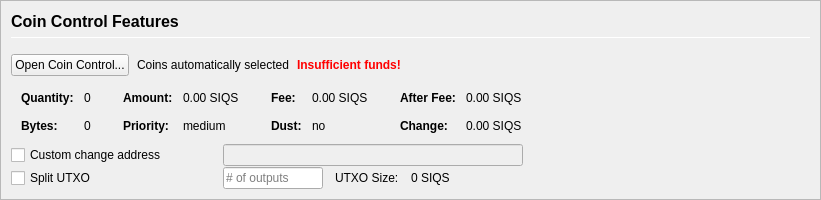
         <widget class="QFrame" name="frameCoinControl">
          <property name="sizePolicy">
           <sizepolicy hsizetype="Expanding" vsizetype="Expanding">
            <horstretch>0</horstretch>
            <verstretch>0</verstretch>
           </sizepolicy>
          </property>
          <property name="maximumSize">
           <size>
            <width>16777215</width>
            <height>16777215</height>
           </size>
          </property>
          <property name="frameShape">
           <enum>QFrame::StyledPanel</enum>
          </property>
          <property name="frameShadow">
           <enum>QFrame::Sunken</enum>
          </property>
          <layout class="QVBoxLayout" name="verticalLayoutCoinControl2">
           <property name="spacing">
            <number>0</number>
           </property>
           <property name="leftMargin">
            <number>0</number>
           </property>
           <property name="topMargin">
            <number>0</number>
           </property>
           <property name="rightMargin">
            <number>0</number>
           </property>
           <property name="bottomMargin">
            <number>0</number>
           </property>
           <item>
            <widget class="QFrame" name="frameCoinControl_BG">
             <layout class="QVBoxLayout" name="verticalLayoutCoinControl" stretch="0,0,0,0,0,0">
              <property name="spacing">
               <number>1</number>
              </property>
              <property name="leftMargin">
               <number>10</number>
              </property>
              <property name="topMargin">
               <number>10</number>
              </property>
              <item>
               <layout class="QHBoxLayout" name="horizontalLayoutCoinControl1">
                <property name="bottomMargin">
                 <number>15</number>
                </property>
                <item>
                 <layout class="QVBoxLayout" name="verticalLayout_3">
                  <property name="spacing">
                   <number>6</number>
                  </property>
                  <item>
                   <widget class="QLabel" name="labelCoinControlFeatures">
                    <property name="sizePolicy">
                     <sizepolicy hsizetype="Preferred" vsizetype="Maximum">
                      <horstretch>0</horstretch>
                      <verstretch>0</verstretch>
                     </sizepolicy>
                    </property>
                    <property name="minimumSize">
                     <size>
                      <width>0</width>
                      <height>20</height>
                     </size>
                    </property>
                    <property name="font">
                     <font>
                      <pointsize>12</pointsize>
                      <weight>75</weight>
                      <bold>true</bold>
                     </font>
                    </property>
                    <property name="styleSheet">
                     <string notr="true">font-weight:bold;</string>
                    </property>
                    <property name="text">
                     <string>Coin Control Features</string>
                    </property>
                   </widget>
                  </item>
                  <item>
                   <widget class="Line" name="line">
                    <property name="minimumSize">
                     <size>
                      <width>0</width>
                      <height>1</height>
                     </size>
                    </property>
                    <property name="maximumSize">
                     <size>
                      <width>16777215</width>
                      <height>1</height>
                     </size>
                    </property>
                    <property name="orientation">
                     <enum>Qt::Horizontal</enum>
                    </property>
                   </widget>
                  </item>
                 </layout>
                </item>
               </layout>
              </item>
              <item>
               <layout class="QHBoxLayout" name="horizontalLayoutCoinControl2" stretch="0,0,0,0">
                <property name="spacing">
                 <number>8</number>
                </property>
                <property name="bottomMargin">
                 <number>10</number>
                </property>
                <item>
                 <widget class="QPushButton" name="pushButtonCoinControl">
                  <property name="styleSheet">
                   <string notr="true"/>
                  </property>
                  <property name="text">
                   <string>Open Coin Control...</string>
                  </property>
                  <property name="autoDefault">
                   <bool>false</bool>
                  </property>
                 </widget>
                </item>
                <item>
                 <widget class="QLabel" name="labelCoinControlAutomaticallySelected">
                  <property name="text">
                   <string>Coins automatically selected</string>
                  </property>
                  <property name="margin">
                   <number>5</number>
                  </property>
                 </widget>
                </item>
                <item>
                 <widget class="QLabel" name="labelCoinControlInsuffFunds">
                  <property name="font">
                   <font>
                    <weight>75</weight>
                    <bold>true</bold>
                   </font>
                  </property>
                  <property name="styleSheet">
                   <string notr="true">color:red;font-weight:bold;</string>
                  </property>
                  <property name="text">
                   <string>Insufficient funds!</string>
                  </property>
                  <property name="margin">
                   <number>5</number>
                  </property>
                 </widget>
                </item>
                <item>
                 <spacer name="horizontalSpacerCoinControl">
                  <property name="orientation">
                   <enum>Qt::Horizontal</enum>
                  </property>
                  <property name="sizeHint" stdset="0">
                   <size>
                    <width>40</width>
                    <height>1</height>
                   </size>
                  </property>
                 </spacer>
                </item>
               </layout>
              </item>
              <item>
               <widget class="QWidget" name="widgetCoinControl" native="true">
                <property name="sizePolicy">
                 <sizepolicy hsizetype="Preferred" vsizetype="Preferred">
                  <horstretch>0</horstretch>
                  <verstretch>0</verstretch>
                 </sizepolicy>
                </property>
                <property name="minimumSize">
                 <size>
                  <width>0</width>
                  <height>0</height>
                 </size>
                </property>
                <property name="styleSheet">
                 <string notr="true"/>
                </property>
                <layout class="QHBoxLayout" name="horizontalLayoutCoinControl5">
                 <property name="leftMargin">
                  <number>0</number>
                 </property>
                 <property name="topMargin">
                  <number>0</number>
                 </property>
                 <property name="rightMargin">
                  <number>0</number>
                 </property>
                 <property name="bottomMargin">
                  <number>0</number>
                 </property>
                 <item>
                  <layout class="QHBoxLayout" name="horizontalLayoutCoinControl3" stretch="0,0,0,1">
                   <property name="spacing">
                    <number>20</number>
                   </property>
                   <property name="topMargin">
                    <number>0</number>
                   </property>
                   <property name="bottomMargin">
                    <number>10</number>
                   </property>
                   <item>
                    <layout class="QFormLayout" name="formLayoutCoinControl1">
                     <property name="horizontalSpacing">
                      <number>10</number>
                     </property>
                     <property name="verticalSpacing">
                      <number>14</number>
                     </property>
                     <property name="leftMargin">
                      <number>10</number>
                     </property>
                     <property name="topMargin">
                      <number>4</number>
                     </property>
                     <property name="rightMargin">
                      <number>6</number>
                     </property>
                     <item row="0" column="0">
                      <widget class="QLabel" name="labelCoinControlQuantityText">
                       <property name="font">
                        <font>
                         <weight>75</weight>
                         <bold>true</bold>
                        </font>
                       </property>
                       <property name="text">
                        <string>Quantity:</string>
                       </property>
                       <property name="margin">
                        <number>0</number>
                       </property>
                      </widget>
                     </item>
                     <item row="0" column="1">
                      <widget class="QLabel" name="labelCoinControlQuantity">
                       <property name="cursor">
                        <cursorShape>IBeamCursor</cursorShape>
                       </property>
                       <property name="contextMenuPolicy">
                        <enum>Qt::ActionsContextMenu</enum>
                       </property>
                       <property name="text">
                        <string notr="true">0</string>
                       </property>
                       <property name="margin">
                        <number>0</number>
                       </property>
                       <property name="textInteractionFlags">
                        <set>Qt::LinksAccessibleByMouse|Qt::TextSelectableByKeyboard|Qt::TextSelectableByMouse</set>
                       </property>
                      </widget>
                     </item>
                     <item row="1" column="0">
                      <widget class="QLabel" name="labelCoinControlBytesText">
                       <property name="font">
                        <font>
                         <weight>75</weight>
                         <bold>true</bold>
                        </font>
                       </property>
                       <property name="text">
                        <string>Bytes:</string>
                       </property>
                      </widget>
                     </item>
                     <item row="1" column="1">
                      <widget class="QLabel" name="labelCoinControlBytes">
                       <property name="cursor">
                        <cursorShape>IBeamCursor</cursorShape>
                       </property>
                       <property name="contextMenuPolicy">
                        <enum>Qt::ActionsContextMenu</enum>
                       </property>
                       <property name="text">
                        <string notr="true">0</string>
                       </property>
                       <property name="textInteractionFlags">
                        <set>Qt::LinksAccessibleByMouse|Qt::TextSelectableByKeyboard|Qt::TextSelectableByMouse</set>
                       </property>
                      </widget>
                     </item>
                    </layout>
                   </item>
                   <item>
                    <layout class="QFormLayout" name="formLayoutCoinControl2">
                     <property name="horizontalSpacing">
                      <number>10</number>
                     </property>
                     <property name="verticalSpacing">
                      <number>14</number>
                     </property>
                     <property name="leftMargin">
                      <number>6</number>
                     </property>
                     <property name="topMargin">
                      <number>4</number>
                     </property>
                     <property name="rightMargin">
                      <number>6</number>
                     </property>
                     <item row="0" column="0">
                      <widget class="QLabel" name="labelCoinControlAmountText">
                       <property name="font">
                        <font>
                         <weight>75</weight>
                         <bold>true</bold>
                        </font>
                       </property>
                       <property name="text">
                        <string>Amount:</string>
                       </property>
                       <property name="margin">
                        <number>0</number>
                       </property>
                      </widget>
                     </item>
                     <item row="0" column="1">
                      <widget class="QLabel" name="labelCoinControlAmount">
                       <property name="cursor">
                        <cursorShape>IBeamCursor</cursorShape>
                       </property>
                       <property name="contextMenuPolicy">
                        <enum>Qt::ActionsContextMenu</enum>
                       </property>
                       <property name="text">
                        <string notr="true">0.00 SIQS</string>
                       </property>
                       <property name="textInteractionFlags">
                        <set>Qt::LinksAccessibleByMouse|Qt::TextSelectableByKeyboard|Qt::TextSelectableByMouse</set>
                       </property>
                      </widget>
                     </item>
                     <item row="1" column="0">
                      <widget class="QLabel" name="labelCoinControlPriorityText">
                       <property name="font">
                        <font>
                         <weight>75</weight>
                         <bold>true</bold>
                        </font>
                       </property>
                       <property name="text">
                        <string>Priority:</string>
                       </property>
                      </widget>
                     </item>
                     <item row="1" column="1">
                      <widget class="QLabel" name="labelCoinControlPriority">
                       <property name="cursor">
                        <cursorShape>IBeamCursor</cursorShape>
                       </property>
                       <property name="contextMenuPolicy">
                        <enum>Qt::ActionsContextMenu</enum>
                       </property>
                       <property name="text">
                        <string>medium</string>
                       </property>
                       <property name="textInteractionFlags">
                        <set>Qt::LinksAccessibleByMouse|Qt::TextSelectableByKeyboard|Qt::TextSelectableByMouse</set>
                       </property>
                      </widget>
                     </item>
                    </layout>
                   </item>
                   <item>
                    <layout class="QFormLayout" name="formLayoutCoinControl3">
                     <property name="horizontalSpacing">
                      <number>10</number>
                     </property>
                     <property name="verticalSpacing">
                      <number>14</number>
                     </property>
                     <property name="leftMargin">
                      <number>6</number>
                     </property>
                     <property name="topMargin">
                      <number>4</number>
                     </property>
                     <property name="rightMargin">
                      <number>6</number>
                     </property>
                     <item row="0" column="0">
                      <widget class="QLabel" name="labelCoinControlFeeText">
                       <property name="font">
                        <font>
                         <weight>75</weight>
                         <bold>true</bold>
                        </font>
                       </property>
                       <property name="text">
                        <string>Fee:</string>
                       </property>
                       <property name="margin">
                        <number>0</number>
                       </property>
                      </widget>
                     </item>
                     <item row="0" column="1">
                      <widget class="QLabel" name="labelCoinControlFee">
                       <property name="cursor">
                        <cursorShape>IBeamCursor</cursorShape>
                       </property>
                       <property name="contextMenuPolicy">
                        <enum>Qt::ActionsContextMenu</enum>
                       </property>
                       <property name="text">
                        <string notr="true">0.00 SIQS</string>
                       </property>
                       <property name="textInteractionFlags">
                        <set>Qt::LinksAccessibleByMouse|Qt::TextSelectableByKeyboard|Qt::TextSelectableByMouse</set>
                       </property>
                      </widget>
                     </item>
                     <item row="1" column="0">
                      <widget class="QLabel" name="labelCoinControlLowOutputText">
                       <property name="font">
                        <font>
                         <weight>75</weight>
                         <bold>true</bold>
                        </font>
                       </property>
                       <property name="text">
                        <string>Dust:</string>
                       </property>
                      </widget>
                     </item>
                     <item row="1" column="1">
                      <widget class="QLabel" name="labelCoinControlLowOutput">
                       <property name="cursor">
                        <cursorShape>IBeamCursor</cursorShape>
                       </property>
                       <property name="contextMenuPolicy">
                        <enum>Qt::ActionsContextMenu</enum>
                       </property>
                       <property name="text">
                        <string>no</string>
                       </property>
                       <property name="textInteractionFlags">
                        <set>Qt::LinksAccessibleByMouse|Qt::TextSelectableByKeyboard|Qt::TextSelectableByMouse</set>
                       </property>
                      </widget>
                     </item>
                    </layout>
                   </item>
                   <item>
                    <layout class="QFormLayout" name="formLayoutCoinControl4">
                     <property name="horizontalSpacing">
                      <number>10</number>
                     </property>
                     <property name="verticalSpacing">
                      <number>14</number>
                     </property>
                     <property name="leftMargin">
                      <number>6</number>
                     </property>
                     <property name="topMargin">
                      <number>4</number>
                     </property>
                     <property name="rightMargin">
                      <number>6</number>
                     </property>
                     <item row="0" column="0">
                      <widget class="QLabel" name="labelCoinControlAfterFeeText">
                       <property name="font">
                        <font>
                         <weight>75</weight>
                         <bold>true</bold>
                        </font>
                       </property>
                       <property name="text">
                        <string>After Fee:</string>
                       </property>
                       <property name="margin">
                        <number>0</number>
                       </property>
                      </widget>
                     </item>
                     <item row="0" column="1">
                      <widget class="QLabel" name="labelCoinControlAfterFee">
                       <property name="cursor">
                        <cursorShape>IBeamCursor</cursorShape>
                       </property>
                       <property name="contextMenuPolicy">
                        <enum>Qt::ActionsContextMenu</enum>
                       </property>
                       <property name="text">
                        <string notr="true">0.00 SIQS</string>
                       </property>
                       <property name="textInteractionFlags">
                        <set>Qt::LinksAccessibleByMouse|Qt::TextSelectableByKeyboard|Qt::TextSelectableByMouse</set>
                       </property>
                      </widget>
                     </item>
                     <item row="1" column="0">
                      <widget class="QLabel" name="labelCoinControlChangeText">
                       <property name="font">
                        <font>
                         <weight>75</weight>
                         <bold>true</bold>
                        </font>
                       </property>
                       <property name="text">
                        <string>Change:</string>
                       </property>
                      </widget>
                     </item>
                     <item row="1" column="1">
                      <widget class="QLabel" name="labelCoinControlChange">
                       <property name="cursor">
                        <cursorShape>IBeamCursor</cursorShape>
                       </property>
                       <property name="contextMenuPolicy">
                        <enum>Qt::ActionsContextMenu</enum>
                       </property>
                       <property name="text">
                        <string notr="true">0.00 SIQS</string>
                       </property>
                       <property name="textInteractionFlags">
                        <set>Qt::LinksAccessibleByMouse|Qt::TextSelectableByKeyboard|Qt::TextSelectableByMouse</set>
                       </property>
                      </widget>
                     </item>
                    </layout>
                   </item>
                  </layout>
                 </item>
                </layout>
               </widget>
              </item>
              <item>
               <layout class="QHBoxLayout" name="horizontalLayoutCoinControl4">
                <property name="spacing">
                 <number>12</number>
                </property>
                <property name="sizeConstraint">
                 <enum>QLayout::SetDefaultConstraint</enum>
                </property>
                <property name="topMargin">
                 <number>0</number>
                </property>
                <property name="rightMargin">
                 <number>0</number>
                </property>
                <item>
                 <widget class="QCheckBox" name="checkBoxCoinControlChange">
                  <property name="sizePolicy">
                   <sizepolicy hsizetype="Preferred" vsizetype="Preferred">
                    <horstretch>0</horstretch>
                    <verstretch>0</verstretch>
                   </sizepolicy>
                  </property>
                  <property name="minimumSize">
                   <size>
                    <width>200</width>
                    <height>0</height>
                   </size>
                  </property>
                  <property name="maximumSize">
                   <size>
                    <width>200</width>
                    <height>16777215</height>
                   </size>
                  </property>
                  <property name="toolTip">
                   <string>If this is activated, but the change address is empty or invalid, change will be sent to a newly generated address.</string>
                  </property>
                  <property name="text">
                   <string>Custom change address</string>
                  </property>
                 </widget>
                </item>
                <item>
                 <widget class="QValidatedLineEdit" name="lineEditCoinControlChange">
                  <property name="enabled">
                   <bool>false</bool>
                  </property>
                  <property name="sizePolicy">
                   <sizepolicy hsizetype="Preferred" vsizetype="Preferred">
                    <horstretch>0</horstretch>
                    <verstretch>0</verstretch>
                   </sizepolicy>
                  </property>
                  <property name="minimumSize">
                   <size>
                    <width>300</width>
                    <height>0</height>
                   </size>
                  </property>
                 </widget>
                </item>
                <item>
                 <widget class="QLabel" name="labelCoinControlChangeLabel">
                  <property name="sizePolicy">
                   <sizepolicy hsizetype="Preferred" vsizetype="Preferred">
                    <horstretch>0</horstretch>
                    <verstretch>0</verstretch>
                   </sizepolicy>
                  </property>
                  <property name="minimumSize">
                   <size>
                    <width>100</width>
                    <height>0</height>
                   </size>
                  </property>
                  <property name="text">
                   <string/>
                  </property>
                  <property name="margin">
                   <number>3</number>
                  </property>
                 </widget>
                </item>
               </layout>
              </item>
              <item>
               <layout class="QHBoxLayout" name="horizontalLayoutCoinControl6">
                <property name="spacing">
                 <number>12</number>
                </property>
                <property name="rightMargin">
                 <number>0</number>
                </property>
                <item>
                 <widget class="QCheckBox" name="splitBlockCheckBox">
                  <property name="sizePolicy">
                   <sizepolicy hsizetype="Preferred" vsizetype="Preferred">
                    <horstretch>0</horstretch>
                    <verstretch>0</verstretch>
                   </sizepolicy>
                  </property>
                  <property name="minimumSize">
                   <size>
                    <width>200</width>
                    <height>0</height>
                   </size>
                  </property>
                  <property name="maximumSize">
                   <size>
                    <width>200</width>
                    <height>16777215</height>
                   </size>
                  </property>
                  <property name="text">
                   <string>Split UTXO</string>
                  </property>
                 </widget>
                </item>
                <item>
                 <widget class="QLineEdit" name="splitBlockLineEdit">
                  <property name="sizePolicy">
                   <sizepolicy hsizetype="Preferred" vsizetype="Preferred">
                    <horstretch>50</horstretch>
                    <verstretch>0</verstretch>
                   </sizepolicy>
                  </property>
                  <property name="minimumSize">
                   <size>
                    <width>100</width>
                    <height>0</height>
                   </size>
                  </property>
                  <property name="maximumSize">
                   <size>
                    <width>100</width>
                    <height>16777215</height>
                   </size>
                  </property>
                  <property name="placeholderText">
                   <string># of outputs</string>
                  </property>
                 </widget>
                </item>
                <item>
                 <widget class="QLabel" name="labelBlockSizeText">
                  <property name="text">
                   <string>UTXO Size:</string>
                  </property>
                 </widget>
                </item>
                <item>
                 <widget class="QLabel" name="labelBlockSize">
                  <property name="text">
                   <string>0 SIQS</string>
                  </property>
                 </widget>
                </item>
                <item>
                 <spacer name="horizontalSpacer_7">
                  <property name="orientation">
                   <enum>Qt::Horizontal</enum>
                  </property>
                  <property name="sizeHint" stdset="0">
                   <size>
                    <width>40</width>
                    <height>20</height>
                   </size>
                  </property>
                 </spacer>
                </item>
               </layout>
              </item>
              <item>
               <spacer name="verticalSpacerCoinControl">
                <property name="orientation">
                 <enum>Qt::Vertical</enum>
                </property>
                <property name="sizeHint" stdset="0">
                 <size>
                  <width>800</width>
                  <height>1</height>
                 </size>
                </property>
               </spacer>
              </item>
             </layout>
            </widget>
           </item>
          </layout>
         </widget>
